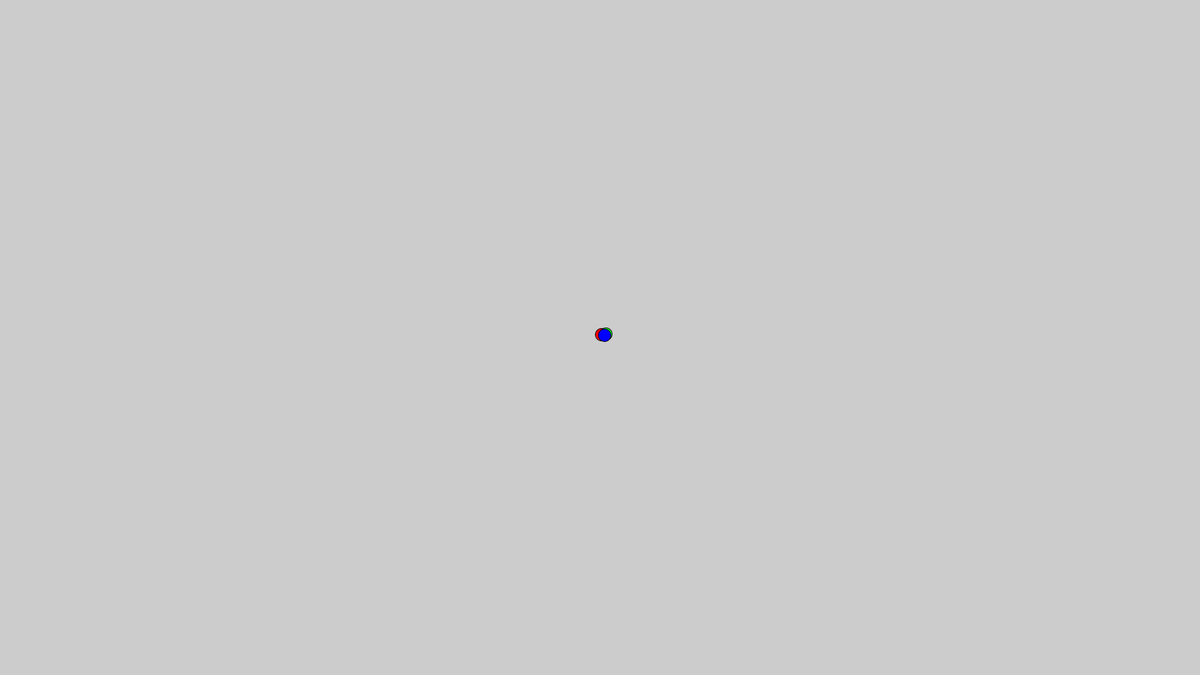
Frame 1 (no input)
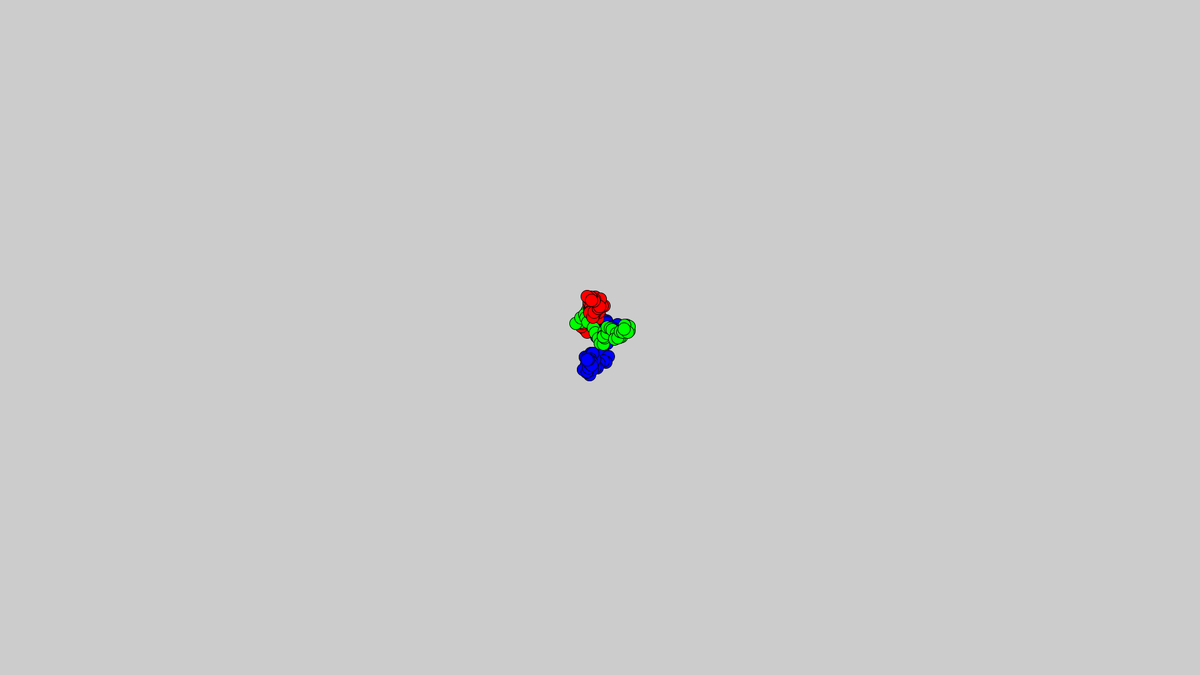
Frame 60 (the mouse pressed at the canvas centre just before this capture)
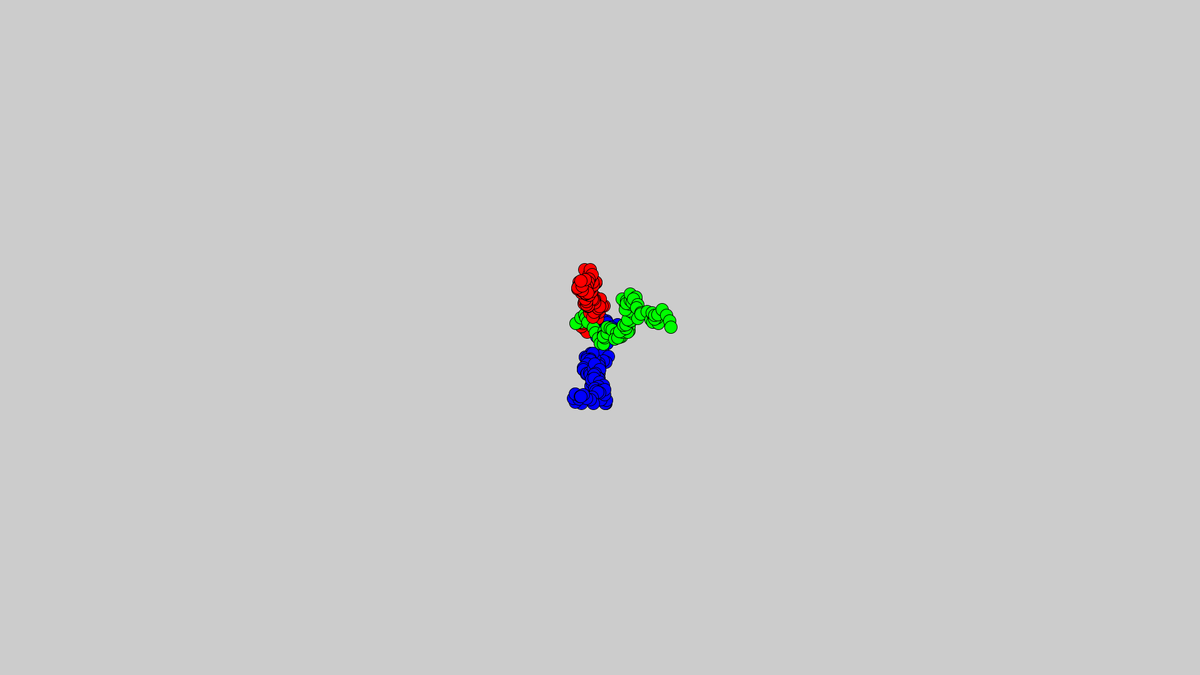
Frame 120 (the mouse held since frame 60 and released just before this capture)

The Processing sketch that drew these frames (run headless with seeded random() and noise(); from frame 60 on, the mouse is pressed at the canvas centre):

// Processing sketch: sketch_9_0
// ── sketch_9_0.pde


// 1. Create the Block
// 2. Add the Fields
// 3. Write a Constructor
// 4. Add Methods



class JitterBug {
  
  float x;
  float y;
  int diameter;
  float speed = 10;
  
  JitterBug(float tempX, float tempY, int tempDiameter) {
     x = tempX;
     y = tempY;
     diameter = tempDiameter;  
  }
  
  void move(){
    x += random(-speed,speed);
    y += random(-speed,speed);  
  }
  
  void display(){
    ellipse(x, y, diameter, diameter);
  }
  
}



JitterBug red,green,blue;

void setup(){
    size(1920, 1080);
    smooth();
    red = new JitterBug(width/2, height/2, 20);  
    green = new JitterBug(width/2, height/2, 20);  
    blue = new JitterBug(width/2, height/2, 20);  
}

void draw(){
  
  fill(255,0,0);
  red.move();
  red.display();

  fill(0,255,0);
  green.move();
  green.display();
  
  fill(0,0,255);
  blue.move();
  blue.display();
  
}
